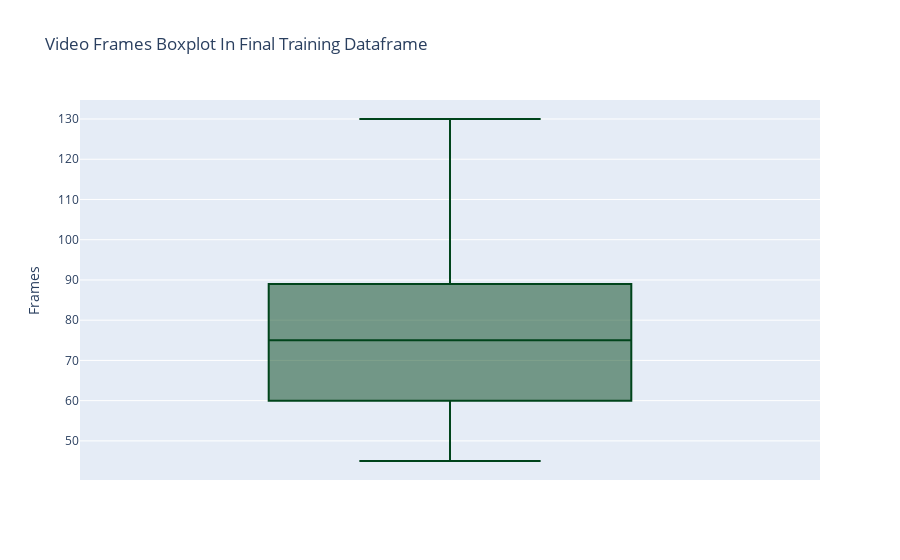

The cell this chart's notebook holds for it:
### Code cell
fig = px.box(traintest, y="Frames", title="Video Frames Boxplot In Final Training Dataframe",
                                            color_discrete_sequence=px.colors.sequential.Greens_r)
fig.show()

### Figure 1 — Plotly figure (JSON) as saved in the notebook; plotly's stock layout.template omitted (floating-point values rounded to 4 significant figures; data arrays with more than 128 entries replaced by an {"elided": "..."} marker saying what was removed)
{"data": [{"alignmentgroup": "True", "hovertemplate": "Frames=%{y}<extra></extra>", "legendgroup": "", "marker": {"color": "rgb(0,68,27)"}, "name": "", "notched": false, "offsetgroup": "", "orientation": "v", "showlegend": false, "type": "box", "x0": " ", "xaxis": "x", "y": {"elided": "1338 int values"}, "y0": " ", "yaxis": "y"}], "layout": {"boxmode": "group", "legend": {"tracegroupgap": 0}, "title": {"text": "Video Frames Boxplot In Final Training Dataframe"}, "xaxis": {"anchor": "y", "domain": [0, 1]}, "yaxis": {"anchor": "x", "domain": [0, 1], "title": {"text": "Frames"}}}}
